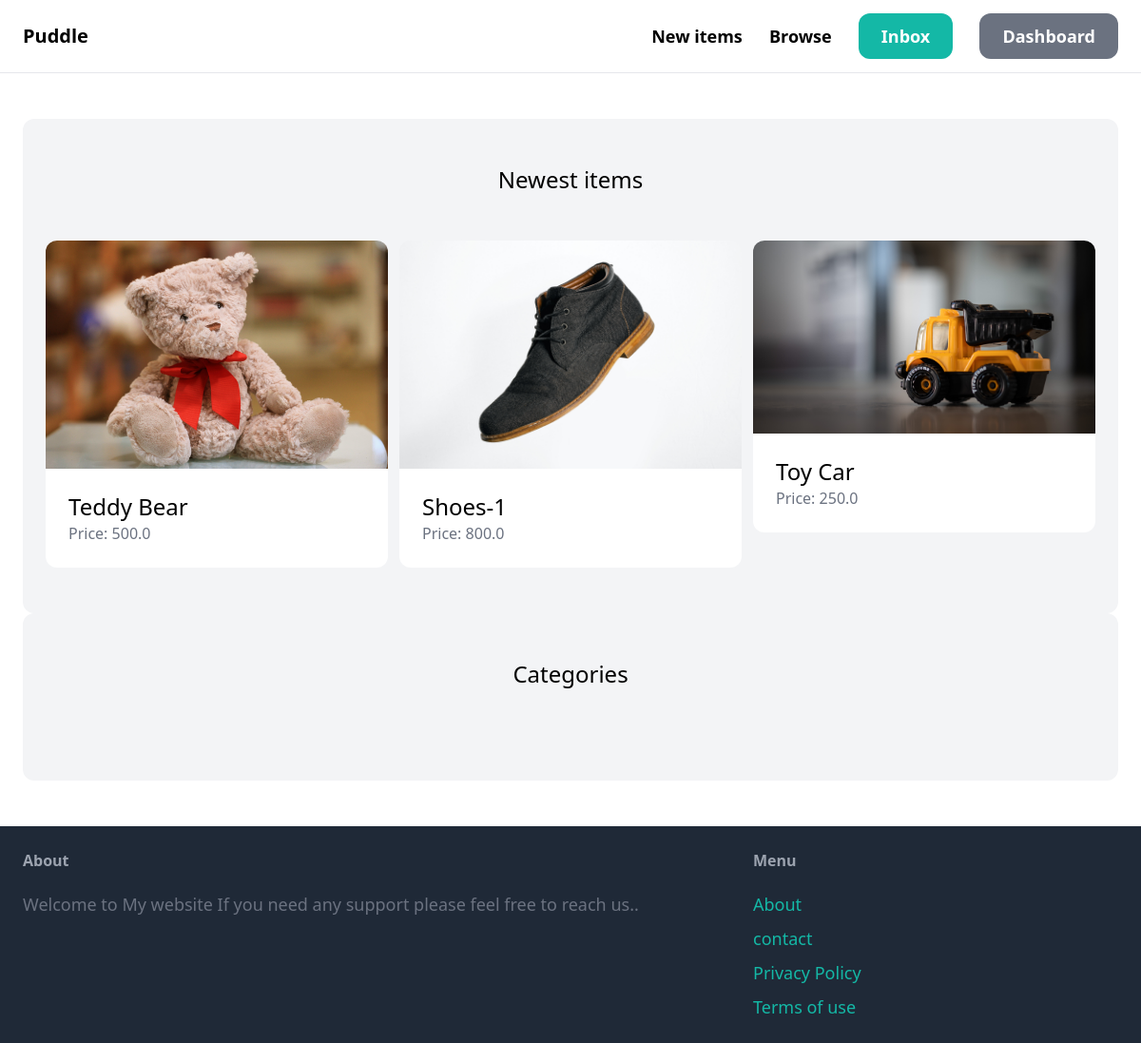
The page /dashboard/ (signed in) on the database its author committed.
### items/models.py (models this page shows, shortened)
class Item(models.Model):
    category = models.ForeignKey(Category, related_name='items',on_delete=models.CASCADE)
    name = models.CharField(max_length=255)
    description = models.TextField(blank=True,null=True)
    price = models.FloatField()
    image = models.ImageField(upload_to='item_images',blank=True,null=True)
    is_sold = models.BooleanField(default=False)
    created_by = models.ForeignKey(User, related_name='items', on_delete=models.CASCADE)
    created_at = models.DateField(auto_now_add=True)

### dashboard/views.py (the view)
# urls.py: path('',views.index, name='index'),
@login_required()
def index(request):
    items = Item.objects.filter(created_by=request.user)
    return render(request,'index.html',
                  {'items':items,})

### core/templates/index.html (shortened to what this page needs)
{% extends 'base.html'  %}
{% block content %}
   <div class="mt-6 px-6 py-12 bg-gray-100 rounded-xl">
      <h2 class="mb-12 text-2xl text-center">Newest items</h2>
      <div class="grid grid-cols-3 gap-3">
      {% for item in items %}
      <div>
         <a href="{% url 'items:detail' item.id %}">
            <div>
                 <img src="{{ item.image.url }}" class="rounded-t-xl">
            </div>
            <div class="p-6 bg-white rounded-b-xl">
               <h2 class="text-2xl">{{ item.name }}</h2>
               <p class="text-gray-500">Price: {{ item.price }}</p>
            </div>
         </a>
      </div>
      {% endfor %}
       </div>
   </div>
   <div class="mb-6 px-6 py-12 bg-gray-100 rounded-xl">
      <h2 class="mb-12 text-2xl text-center">Categories</h2>
   </div>
{% endblock %}

### rows shown on the page
Item: image (picture), name "Teddy Bear", price "500.0"
Item: image (picture), name "Shoes-1", price "800.0"
Item: image (picture), name "Toy Car", price "250.0"
